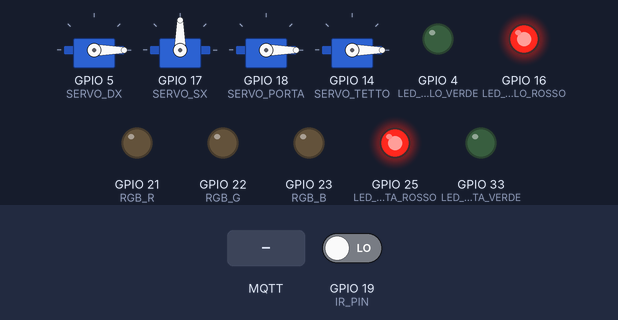
The sketch below on a simulated ESP32. Shown: 4 × servo, output pins drawn as LEDs (lit = HIGH). Dashed ring = blinking. Inputs (shaded band) come from the test bench; at power-on: GPIO 19 (IR_PIN) LOW. WiFi joins after 1.5 s; servers stay silent unless stated; random numbers use the default seed unless the sketch sets one; no MQTT or app messages arrive unless stated; what the sketch prints to the serial monitor is not drawn.

Above: at 4.0 s.
4.1 s: GPIO 19 (IR_PIN) driven HIGH
At 6.05 s:
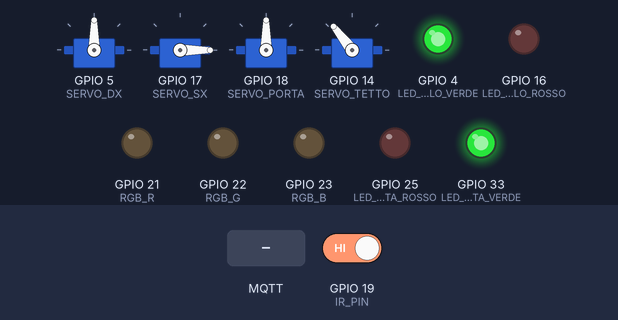
7.1 s: MQTT message "true" arrives on the first subscribed topic
At 7.85 s:
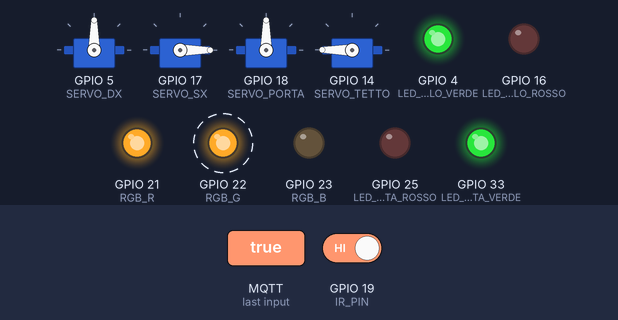
10.1 s: GPIO 19 (IR_PIN) driven LOW
At 10.29 s:
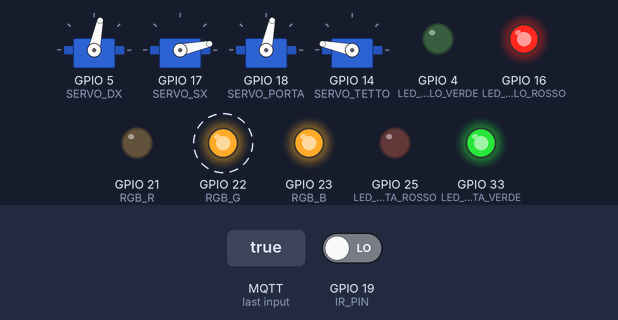
13.1 s: GPIO 19 (IR_PIN) driven HIGH
At 13.29 s:
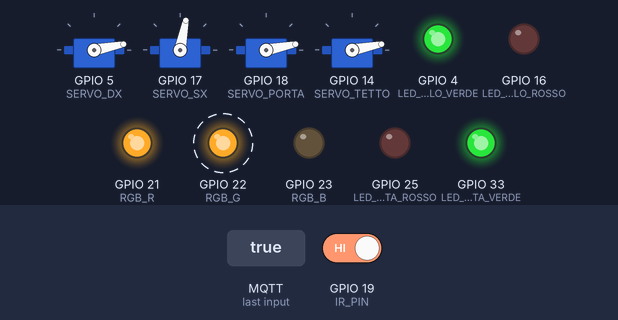
16.1 s: GPIO 19 (IR_PIN) driven LOW
At 18.1 s:
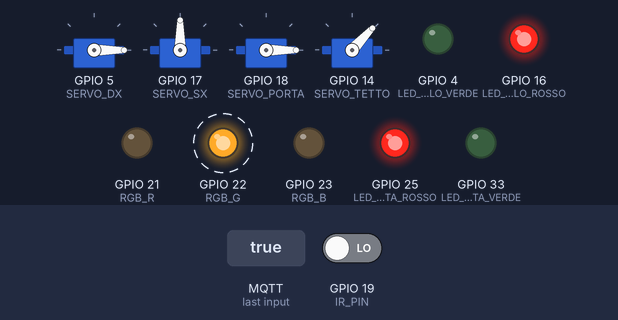
19.1 s: GPIO 19 (IR_PIN) driven HIGH
At 19.3 s:
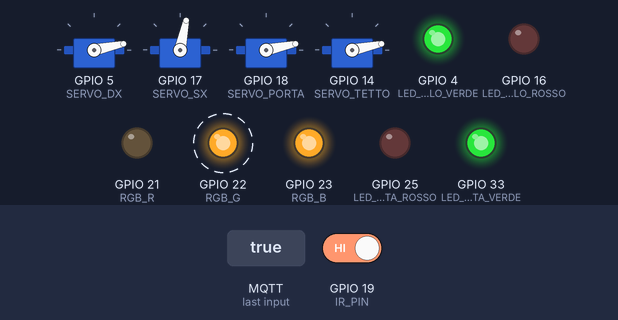
Timing chart, 0 to 23.1 s (numbered marks = the images above; inputs shaded):
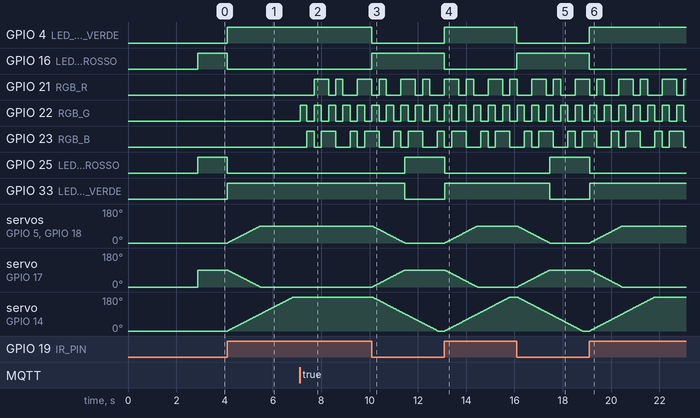

Measured:
- after the input at 4.1 s, GPIO 4 (LED_CANCELLO_VERDE): LOW → HIGH at once; GPIO 16 (LED_CANCELLO_ROSSO): HIGH → LOW at once
- after the input at 7.1 s, GPIO 21 (RGB_R): goes HIGH 0.60 s, LOW 0.30 s, HIGH 0.30 s, LOW 0.60 s, then HIGH, starting after 0.60 s; GPIO 22 (RGB_G): alternates HIGH for 0.30 s and LOW for 0.30 s, starting at once; GPIO 23 (RGB_B): goes HIGH 0.30 s, LOW 0.30 s, HIGH 0.60 s, LOW 0.60 s, HIGH 0.30 s, LOW 0.30 s, then HIGH, starting after 0.30 s
- after the input at 10.1 s, GPIO 4 (LED_CANCELLO_VERDE): HIGH → LOW at once; GPIO 16 (LED_CANCELLO_ROSSO): LOW → HIGH at once; GPIO 25 (LED_PORTA_ROSSO): LOW → HIGH after 1.4 s; GPIO 33 (LED_PORTA_VERDE): HIGH → LOW after 1.4 s; servo on GPIO 5 (SERVO_DX), servo on GPIO 18 (SERVO_PORTA): moves from 90° to 0° over 1.4 s, starting at once
- after the input at 13.1 s, GPIO 4 (LED_CANCELLO_VERDE): LOW → HIGH at once; GPIO 16 (LED_CANCELLO_ROSSO): HIGH → LOW at once
- after the input at 16.1 s, GPIO 4 (LED_CANCELLO_VERDE): HIGH → LOW at once; GPIO 16 (LED_CANCELLO_ROSSO): LOW → HIGH at once; GPIO 25 (LED_PORTA_ROSSO): LOW → HIGH after 1.4 s; GPIO 33 (LED_PORTA_VERDE): HIGH → LOW after 1.4 s; servo on GPIO 5 (SERVO_DX), servo on GPIO 18 (SERVO_PORTA): moves from 90° to 0° over 1.3 s, starting at once
- after the input at 19.1 s, GPIO 4 (LED_CANCELLO_VERDE): LOW → HIGH at once; GPIO 16 (LED_CANCELLO_ROSSO): HIGH → LOW at once

The sketch:

esp32-esterno-RASPBERRY-DEBUG.ino
```cpp
/* =========================================
   ESP32 ESTERNO - DEBUG VERSION
   IP Backend/MQTT: 192.168.8.10
   Fotocellula → Servo + MQTT + LED Bicolore

   🐛 DEBUG: Stampe dettagliate MQTT & gameWon
   ========================================= */

#include <ESP32Servo.h>
#include <WiFi.h>
#include <PubSubClient.h>
#include <HTTPClient.h>
#include <ArduinoJson.h>

// ===== WIFI & MQTT & BACKEND =====
const char* ssid = "escape";
const char* password = "";  // rete aperta
const char* mqtt_server = "192.168.8.10";
const char* backend_url = "http://192.168.8.10:8001";

// ===== SESSION =====
int session_id = 999;

// ===== CLIENT =====
WiFiClient espClient;
PubSubClient client(espClient);

// ===== LED BICOLORE =====
#define LED_CANCELLO_VERDE   4
#define LED_CANCELLO_ROSSO   16
#define LED_PORTA_VERDE      33
#define LED_PORTA_ROSSO      25

// ===== SENSORI & SERVO =====
#define IR_PIN       19

#define SERVO_DX     5
#define SERVO_SX     17
#define SERVO_PORTA  18
#define SERVO_TETTO  14   // ✅ PIN CORRETTO (aggiornato da P32)

// ===== RGB =====
#define RGB_R  21
#define RGB_G  22
#define RGB_B  23

// ===== SERVO OGGETTI =====
Servo cancelloDX;
Servo cancelloSX;
Servo porta;
Servo tetto;

// ===== POSIZIONI =====
int posCancelli = 0;
int posPorta = 0;
int posTetto = 0;

const int CANCELLO_OPEN = 90;
const int PORTA_OPEN    = 90;
const int TETTO_OPEN    = 180;

// ===== TIMING =====
unsigned long tServo = 0;
unsigned long tRGB   = 0;
unsigned long tMQTT  = 0;
unsigned long tDebug = 0;  // 🐛 DEBUG

// ===== RGB FESTA =====
int festaStep = 0;

// ===== STATO =====
bool irLibero = false;
bool gameWon  = false;

// 🐛 DEBUG COUNTERS
int mqttCallbackCount = 0;
int gameWonSetCount = 0;

// =================================================
// FETCH SESSION ID ATTIVA
// =================================================
int fetchActiveSessionId() {
  if (WiFi.status() != WL_CONNECTED) return 999;

  HTTPClient http;
  String url = String(backend_url) + "/api/sessions/active";

  http.begin(url);
  http.setTimeout(5000);
  int httpCode = http.GET();

  if (httpCode == 200) {
    StaticJsonDocument<512> doc;
    if (!deserializeJson(doc, http.getString())) {
      int id = doc["id"].as<int>();
      http.end();
      Serial.print("✅ Session ID fetched: ");
      Serial.println(id);
      return id;
    }
  }

  http.end();
  Serial.println("❌ Fetch session failed, using 999");
  return 999;
}

// =================================================
// MQTT CALLBACK - DEBUG VERSION
// =================================================
void callback(char* topic, byte* payload, unsigned int length) {
  mqttCallbackCount++;

  String msg;
  for (unsigned int i = 0; i < length; i++) msg += (char)payload[i];

  // 🐛 DEBUG: Stampa TUTTI i messaggi MQTT ricevuti
  Serial.println("\n════════════════════════════════");
  Serial.print("🐛 MQTT [#");
  Serial.print(mqttCallbackCount);
  Serial.println("]");
  Serial.print("   Topic: ");
  Serial.println(topic);
  Serial.print("   Payload: [");
  Serial.print(msg);
  Serial.println("]");
  Serial.print("   Length: ");
  Serial.println(length);

  if (strcmp(topic, "escape/game-completion/won") == 0) {
    bool prevGameWon = gameWon;
    gameWon = (msg == "true" || msg == "1");

    if (gameWon && !prevGameWon) {
      gameWonSetCount++;
      Serial.println("🏆🎊 GAME WON ATTIVATO! 🎊🏆");
    } else if (!gameWon && prevGameWon) {
      Serial.println("🔄 Game won RESETTATO");
    }

    Serial.print("   gameWon: ");
    Serial.println(gameWon ? "TRUE ✅" : "FALSE ❌");
  } else {
    Serial.println("   ⚠️ Topic NON riconosciuto");
  }
  Serial.println("════════════════════════════════\n");
}

// =================================================
// WIFI
// =================================================
void setup_wifi() {
  Serial.print("📡 WiFi: ");
  Serial.println(ssid);

  WiFi.begin(ssid, password);
  while (WiFi.status() != WL_CONNECTED) {
    delay(400);
    Serial.print(".");
  }

  Serial.println("\n✅ WiFi connesso");
  Serial.print("IP: ");
  Serial.println(WiFi.localIP());
}

// =================================================
// MQTT RECONNECT
// =================================================
void reconnect() {
  while (!client.connected()) {
    Serial.print("🔌 MQTT...");
    String clientId = "ESP32-ESTERNO-DEBUG-" + String(random(0xffff), HEX);

    if (client.connect(clientId.c_str())) {
      Serial.println(" OK");
      client.subscribe("escape/game-completion/won");
      Serial.println("📢 Subscribed to: escape/game-completion/won");
    } else {
      Serial.print(" FAIL (rc=");
      Serial.print(client.state());
      Serial.println(")");
      delay(3000);
    }
  }
}

// =================================================
// MQTT PUBLISH
// =================================================
void publishMQTT() {
  String base = "escape/esterno/" + String(session_id) + "/";
  client.publish((base + "ir").c_str(), irLibero ? "LIBERO" : "OCCUPATO");
  client.publish((base + "led").c_str(), irLibero ? "VERDE" : "ROSSO");
}

// =================================================
// SETUP
// =================================================
void setup() {
  Serial.begin(115200);
  delay(1000);

  Serial.println("\n\n");
  Serial.println("╔════════════════════════════════════╗");
  Serial.println("║  ESP32 ESTERNO - DEBUG VERSION    ║");
  Serial.println("╚════════════════════════════════════╝");

  pinMode(IR_PIN, INPUT);

  pinMode(LED_CANCELLO_VERDE, OUTPUT);
  pinMode(LED_CANCELLO_ROSSO, OUTPUT);
  pinMode(LED_PORTA_VERDE, OUTPUT);
  pinMode(LED_PORTA_ROSSO, OUTPUT);

  pinMode(RGB_R, OUTPUT);
  pinMode(RGB_G, OUTPUT);
  pinMode(RGB_B, OUTPUT);

  cancelloDX.attach(SERVO_DX, 500, 2400);
  cancelloSX.attach(SERVO_SX, 500, 2400);
  porta.attach(SERVO_PORTA, 500, 2400);
  tetto.attach(SERVO_TETTO, 500, 2500);

  cancelloDX.write(0);
  cancelloSX.write(0);
  porta.write(0);
  tetto.write(0);

  setup_wifi();

  Serial.println("🔍 Fetch session...");
  session_id = fetchActiveSessionId();
  Serial.print("🎯 Session ID: ");
  Serial.println(session_id);

  client.setServer(mqtt_server, 1883);
  client.setCallback(callback);

  Serial.println("✅ ESP32 ESTERNO DEBUG PRONTO\n");
  Serial.println("🐛 Waiting for MQTT messages...\n");
}

// =================================================
// LOOP
// =================================================
void loop() {
  unsigned long now = millis();

  if (!client.connected()) reconnect();
  client.loop();

  irLibero = (digitalRead(IR_PIN) == HIGH);

  // ===== LED CANCELLO =====
  digitalWrite(LED_CANCELLO_VERDE, irLibero);
  digitalWrite(LED_CANCELLO_ROSSO, !irLibero);

  // ===== LED PORTA =====
  digitalWrite(LED_PORTA_VERDE, posPorta > 0);
  digitalWrite(LED_PORTA_ROSSO, posPorta == 0);

  // ===== SERVO SMOOTH =====
  if (now - tServo >= 15) {
    tServo = now;

    if (irLibero) {
      if (posCancelli < CANCELLO_OPEN) posCancelli++;
      if (posPorta    < PORTA_OPEN)    posPorta++;
      if (posTetto    < TETTO_OPEN)    posTetto++;
    } else {
      if (posCancelli > 0) posCancelli--;
      if (posPorta    > 0) posPorta--;
      if (posTetto    > 0) posTetto--;
    }

    cancelloDX.write(posCancelli);
    cancelloSX.write(CANCELLO_OPEN - posCancelli); // specchiato
    porta.write(posPorta);
    tetto.write(posTetto);
  }

  // ===== RGB FESTA - DEBUG VERSION =====
  if (gameWon) {
    if (now - tRGB >= 300) {  // 300ms invece di 120ms per vedere meglio
      tRGB = now;
      festaStep++;

      int r, g, b;
      switch (festaStep % 6) {
        case 0: r=255; g=0;   b=0;   break; // ROSSO
        case 1: r=0;   g=255; b=0;   break; // VERDE
        case 2: r=0;   g=0;   b=255; break; // BLU
        case 3: r=255; g=255; b=0;   break; // GIALLO
        case 4: r=255; g=0;   b=255; break; // MAGENTA
        case 5: r=0;   g=255; b=255; break; // CIANO
      }

      analogWrite(RGB_R, r);
      analogWrite(RGB_G, g);
      analogWrite(RGB_B, b);

      // 🐛 DEBUG: Stampa valori RGB scritti
      if (festaStep % 6 == 0) {  // Stampa solo ogni ciclo completo
        Serial.print("🎨 RGB Step ");
        Serial.print(festaStep);
        Serial.print(": R=");
        Serial.print(r);
        Serial.print(" G=");
        Serial.print(g);
        Serial.print(" B=");
        Serial.println(b);
      }
    }
  } else {
    // gameWon = false → RGB spento
    analogWrite(RGB_R, 0);
    analogWrite(RGB_G, 0);
    analogWrite(RGB_B, 0);
  }

  // ===== MQTT =====
  if (now - tMQTT >= 500) {
    tMQTT = now;
    publishMQTT();
  }

  // 🐛 DEBUG: Stampa periodica stato gameWon
  if (now - tDebug >= 3000) {
    tDebug = now;
    Serial.print("📊 Status: gameWon=");
    Serial.print(gameWon ? "TRUE ✅" : "FALSE ❌");
    Serial.print(" | MQTT calls=");
    Serial.print(mqttCallbackCount);
    Serial.print(" | gameWon activations=");
    Serial.print(gameWonSetCount);
    Serial.print(" | IR=");
    Serial.println(irLibero ? "LIBERO" : "OCCUPATO");
  }
}
```
